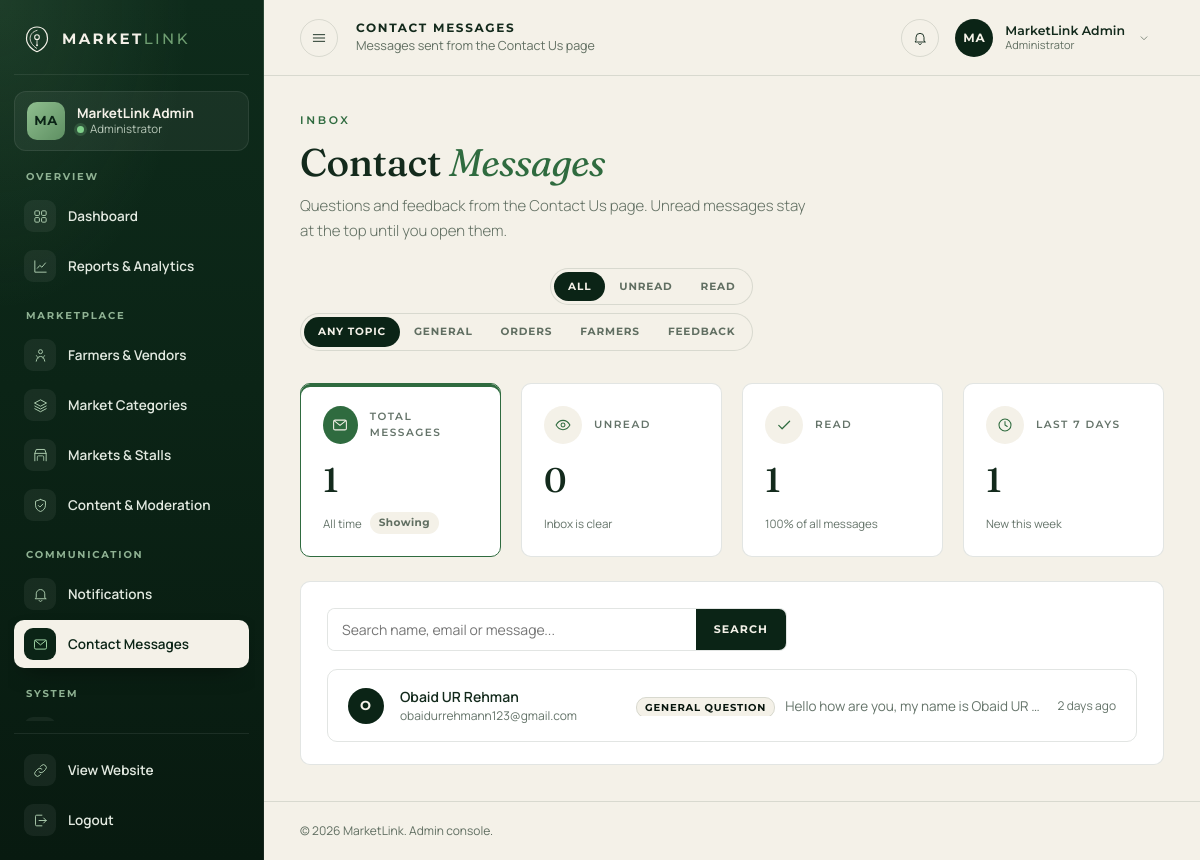
Page /admin/messages.php (signed in) on the committed database.
### tables this page shows
CREATE TABLE `users` (
  `id` int(10) UNSIGNED NOT NULL,
  `name` varchar(120) NOT NULL,
  `email` varchar(190) NOT NULL,
  `password_hash` varchar(255) NOT NULL,
  `google_id` varchar(64) DEFAULT NULL,
  `role` enum('customer','vendor','admin') NOT NULL DEFAULT 'customer',
  `phone` varchar(30) DEFAULT NULL,
  `last_latitude` decimal(10,7) DEFAULT NULL,
  `last_longitude` decimal(10,7) DEFAULT NULL,
  `is_active` tinyint(1) NOT NULL DEFAULT 1,
  `approval_status` enum('pending','approved','suspended','rejected') NOT NULL DEFAULT 'pending',
  `last_login_at` datetime DEFAULT NULL,
  `created_at` datetime NOT NULL DEFAULT current_timestamp(),
  `updated_at` datetime NOT NULL DEFAULT current_timestamp() ON UPDATE current_timestamp()
);

CREATE TABLE `contact_messages` (
  `id` int(10) UNSIGNED NOT NULL,
  `user_id` int(10) UNSIGNED DEFAULT NULL,
  `name` varchar(120) NOT NULL,
  `email` varchar(190) NOT NULL,
  `topic` varchar(20) NOT NULL,
  `message` text NOT NULL,
  `is_read` tinyint(1) NOT NULL DEFAULT 0,
  `created_at` datetime NOT NULL DEFAULT current_timestamp()
);

### includes/helpers.php (called while the page is built, shortened)
<?php
function e($value): string
{
    return htmlspecialchars((string) ($value ?? ''), ENT_QUOTES | ENT_SUBSTITUTE, 'UTF-8');
}
function base_url(): string
{
    static $base = null;
    if ($base !== null) {
        return $base;
    }
    $docRoot = str_replace('\\', '/', (string) realpath($_SERVER['DOCUMENT_ROOT'] ?? ''));
    $root    = str_replace('\\', '/', (string) realpath(APP_ROOT));
    if ($docRoot !== '' && stripos($root, $docRoot) === 0) {
        $base = substr($root, strlen($docRoot));
    } else {
        $base = '';
    }
    $base = trim($base, '/');
    return $base = ($base === '' ? '' : '/' . $base);
}
function url(string $path = ''): string
{
    return base_url() . '/' . ltrim($path, '/');
}
function asset(string $path): string
{
    $file = APP_ROOT . '/' . ltrim($path, '/');
    $v = is_file($file) ? filemtime($file) : 0;
    return url($path) . ($v ? '?v=' . $v : '');
}
function time_ago(?string $datetime): string
{
    $diff = time() - strtotime($datetime);
    if ($diff < 2592000) return floor($diff / 86400) . ' days ago';
    return fmt_date($datetime);
}

### includes/auth.php (called while the page is built, shortened)
<?php
function current_user(): ?array
{
    $id = $_SESSION['user_id'] ?? null;
    $user = db_one('SELECT id, name, email, role, phone, is_active, approval_status FROM users WHERE id = ?', [$id]);
    return $cache = $user;
}

### includes/db.php (called while the page is built, shortened)
<?php
function db(): PDO
{
    static $pdo = null;
    if ($pdo instanceof PDO) {
        return $pdo;
    }
    $c = config('db');
    $dsn = sprintf('mysql:host=%s;port=%d;dbname=%s;charset=%s', $c['host'], $c['port'], $c['name'], $c['charset']);
    $pdo = new PDO($dsn, $c['user'], $c['pass'], [
        PDO::ATTR_ERRMODE            => PDO::ERRMODE_EXCEPTION,
        PDO::ATTR_DEFAULT_FETCH_MODE => PDO::FETCH_ASSOC,
        PDO::ATTR_EMULATE_PREPARES   => false,
        PDO::ATTR_STRINGIFY_FETCHES  => false,
    ]);
    $offset = (new DateTime())->format('P');
    $pdo->exec("SET time_zone = " . $pdo->quote($offset));
    return $pdo;
}
function db_query(string $sql, array $params = []): PDOStatement
{
    $stmt = db()->prepare($sql);
    $stmt->execute($params);
    return $stmt;
}
function db_one(string $sql, array $params = []): ?array
{
    $row = db_query($sql, $params)->fetch();
    return $row === false ? null : $row;
}
function db_all(string $sql, array $params = []): array
{
    return db_query($sql, $params)->fetchAll();
}
function db_value(string $sql, array $params = [])
{
    $v = db_query($sql, $params)->fetchColumn();
    return $v === false ? null : $v;
}

### includes/admin.php (called while the page is built, shortened)
<?php
function require_admin_page(): array
{
    $user = current_user();
    return $user;
}

### includes/services/contact.php (called while the page is built, shortened)
<?php
function contact_unread_count(): int
{
    return (int) db_value('SELECT COUNT(*) FROM contact_messages WHERE is_read = 0');
}

### admin/messages.php (the view, shortened to what this page needs)
<?php
require_once APP_ROOT . '/includes/services/contact.php';
$user = require_admin_page();
$activeNav    = 'messages';
$pageTitle    = 'Contact Messages';
$pageSubtitle = 'Messages sent from the Contact Us page';
$FILTERS = ['unread', 'read'];
$filter = in_array($_GET['filter'] ?? '', $FILTERS, true) ? $_GET['filter'] : '';
$topic = array_key_exists($_GET['topic'] ?? '', CONTACT_TOPICS) ? $_GET['topic'] : '';
$search = trim((string) ($_GET['q'] ?? ''));
$sql = 'SELECT m.*, u.role AS user_role FROM contact_messages m LEFT JOIN users u ON u.id = m.user_id WHERE 1=1';
$params = [];
$sql .= ' ORDER BY m.is_read ASC, m.created_at DESC LIMIT 200';
$rows = db_all($sql, $params);
$counts = db_one('SELECT COUNT(*) AS total, COALESCE(SUM(is_read = 0), 0) AS unread,
                         COALESCE(SUM(created_at >= DATE_SUB(NOW(), INTERVAL 7 DAY)), 0) AS week
                  FROM contact_messages');
$link = function (array $change) use ($filter, $topic, $search): string {
    $q = array_filter(array_merge(['filter' => $filter, 'topic' => $topic, 'q' => $search], $change), fn($v) => $v !== '');
    return 'messages.php' . ($q ? '?' . http_build_query($q) : '');
};
include __DIR__ . '/includes/header.php';
?>
<section class="adm-page-head">
  <div>
    <p class="kicker">INBOX</p>
    <h1 class="adm-h1">Contact <em>Messages</em></h1>
    <p class="adm-lede">Questions and feedback from the Contact Us page. Unread messages stay at the top until you open them.</p>
  </div>
  <div style="display:flex;flex-direction:column;gap:8px;align-items:flex-end">
    <div class="adm-seg" role="group" aria-label="Filter by status">
      <a href="<?= e($link(['filter' => ''])) ?>" class="<?= $filter === '' ? 'active' : '' ?>">All</a>
      <a href="<?= e($link(['filter' => 'unread'])) ?>" class="<?= $filter === 'unread' ? 'active' : '' ?>">Unread<?= $counts['unread'] ? ' (' . (int) $counts['unread'] . ')' : '' ?></a>
      <a href="<?= e($link(['filter' => 'read'])) ?>" class="<?= $filter === 'read' ? 'active' : '' ?>">Read</a>
    </div>
    <div class="adm-seg" role="group" aria-label="Filter by topic">
      <a href="<?= e($link(['topic' => ''])) ?>" class="<?= $topic === '' ? 'active' : '' ?>">Any topic</a>
      <?php foreach (array_keys(CONTACT_TOPICS) as $k): ?>
        <a href="<?= e($link(['topic' => $k])) ?>" class="<?= $topic === $k ? 'active' : '' ?>"><?= e(['general' => 'General', 'order' => 'Orders', 'farmer' => 'Farmers', 'feedback' => 'Feedback'][$k]) ?></a>
      <?php endforeach; ?>
    </div>
  </div>
</section>
<?php
$read = (int) $counts['total'] - (int) $counts['unread'];
$kpis = [
    ['Total messages', (int) $counts['total'], 'icon-mail', 'All time', $link(['filter' => '']), $filter === '', ''],
    ['Unread', (int) $counts['unread'], 'icon-eye', (int) $counts['unread'] ? 'Waiting for a reply' : 'Inbox is clear', $link(['filter' => 'unread']), $filter === 'unread', (int) $counts['unread'] ? 'is-alert' : ''],
    ['Read', $read, 'icon-check', (int) $counts['total'] ? round($read / (int) $counts['total'] * 100) . '% of all messages' : 'Nothing yet', $link(['filter' => 'read']), $filter === 'read', ''],
    ['Last 7 days', (int) $counts['week'], 'icon-clock', 'New this week', '', false, 'is-static'],
];
?>
<section class="adm-kpi-grid kpi-8 msg-kpis" aria-label="Message counts">
  <?php foreach ($kpis as [$label, $value, $icon, $note, $href, $on, $mod]): $tag = $href ? 'a' : 'article'; ?>
    <<?= $tag ?><?= $href ? ' href="' . e($href) . '"' : '' ?> class="adm-card adm-kpi <?= $mod ?><?= $on ? ' is-active' : '' ?>"<?= $on ? ' aria-current="true"' : '' ?>>
      <div class="adm-kpi-top">
        <span class="adm-kpi-icon"><svg viewBox="0 0 24 24"><use href="#<?= $icon ?>"/></svg></span>
        <span class="adm-kpi-label"><?= e($label) ?></span>
      </div>
      <div class="adm-kpi-value"><?= number_format($value) ?></div>
      <div class="adm-kpi-foot"><span class="adm-kpi-note"><?= e($note) ?></span><?php if ($on): ?><span class="adm-change flat">Showing</span><?php endif; ?></div>
    </<?= $tag ?>>
  <?php endforeach; ?>
</section>
<section class="adm-card adm-panel">
  <div class="msg-toolbar">
    <form method="get" class="msg-search" role="search">
      <input type="search" name="q" value="<?= e($search) ?>" placeholder="Search name, email or message..." aria-label="Search messages">
      <button type="submit">Search</button>
    </form>
  </div>
  <?php if (!$rows): ?>
    <div class="adm-empty-inline"><strong><?= $search || $filter || $topic ? 'No matching messages' : 'No messages yet' ?></strong>Messages sent from the Contact Us page will appear here.</div>
  <?php else: ?>
  <div class="msg-list">
    <?php foreach ($rows as $m): $unread = !$m['is_read']; ?>
      <details class="msg<?= $unread ? ' is-unread' : '' ?>" id="msg-<?= (int) $m['id'] ?>">
        <summary>
          <span class="adm-avatar"><?= e(mb_strtoupper(mb_substr($m['name'], 0, 1))) ?></span>
          <span class="msg-who">
            <strong><?= e($m['name']) ?><?php if ($m['user_role']): ?> <span class="msg-role"><?= e(ucfirst($m['user_role'])) ?></span><?php endif; ?></strong>
            <small><?= e($m['email']) ?></small>
          </span>
          <span class="msg-preview"><span class="msg-topic"><?= e(CONTACT_TOPICS[$m['topic']] ?? ucfirst($m['topic'])) ?></span><?= e(mb_strimwidth($m['message'], 0, 110, '...')) ?></span>
          <time datetime="<?= e($m['created_at']) ?>"><?= e(time_ago($m['created_at'])) ?></time>
        </summary>
      </details>
    <?php endforeach; ?>
  </div>
  <?php endif; ?>
</section>
<?php include __DIR__ . '/includes/footer.php'; ?>

### admin/includes/header.php (shortened to what this page needs)
<?php
$initials = strtoupper(implode('', array_map(
    fn($p) => mb_substr($p, 0, 1),
    array_slice(preg_split('/\s+/', trim($user['name'])), 0, 2)
)));
?>
<!DOCTYPE html>
<html lang="en">
<head>
<link href="https://cdn.jsdelivr.net/npm/bootstrap@5.3.3/dist/css/bootstrap.min.css" rel="stylesheet">
<?php foreach ($pageStyles ?? [] as $href): ?>
<link rel="stylesheet" href="<?= e($href) ?>">
<?php endforeach; ?>
<link rel="stylesheet" href="<?= e(asset('assets/css/marketplace.css')) ?>">
<link rel="stylesheet" href="../assets/css/admin.css">
</head>
<body class="adm-body">
<?php include __DIR__ . '/sidebar.php'; ?>
<div class="adm-main">
  <header class="adm-topbar">
    <div class="adm-topbar-left">
      <button class="adm-icon-btn" id="admSidebarToggle" aria-label="Toggle menu" aria-controls="admSidebar" aria-expanded="false">
        <svg viewBox="0 0 24 24"><use href="#icon-menu"/></svg>
      </button>
      <div>
        <p class="adm-topbar-title"><?= e($pageTitle) ?></p>
        <p class="adm-topbar-sub"><?= e($pageSubtitle) ?></p>
      </div>
    </div>
    <div class="adm-topbar-right">
    <div class="nf" data-notif data-notif-standalone>
      <button type="button" class="adm-icon-btn adm-bell" data-notif-toggle aria-label="Notifications" aria-expanded="false">
        <svg viewBox="0 0 24 24"><use href="#icon-bell"/></svg><em class="count-badge" data-badge="notifications" hidden></em>
      </button>
    </div>
    <div class="dropdown">
      <button class="adm-profile" data-bs-toggle="dropdown" aria-expanded="false">
        <span class="adm-avatar"><?= e($initials) ?></span>
        <span class="adm-profile-text">
          <strong><?= e($user['name']) ?></strong>
          <small>Administrator</small>
        </span>
        <svg viewBox="0 0 24 24" class="adm-chev"><use href="#icon-chevron"/></svg>
      </button>
    </div>
    </div>
  </header>
  <main class="adm-content">

### admin/includes/sidebar.php (shortened to what this page needs)
<?php
require_once APP_ROOT . '/includes/services/contact.php';
$navGroups = [
    'Overview' => [
        'dashboard'  => ['Dashboard',             'dashboard.php',     'icon-grid'],
        'reports'    => ['Reports & Analytics',   'reports.php',       'icon-chart'],
    ],
    'Marketplace' => [
        'farmers'    => ['Farmers & Vendors',     'farmers.php',       'icon-farmer'],
        'types'      => ['Market Categories',     'market-types.php',  'icon-layers'],
        'markets'    => ['Markets & Stalls',      'markets.php',       'icon-stall'],
        'moderation' => ['Content & Moderation',  'moderation.php',    'icon-shield'],
    ],
    'Communication' => [
        'notifications' => ['Notifications',      'notifications.php', 'icon-bell'],
        'messages'   => ['Contact Messages',      'messages.php',      'icon-mail'],
    ],
    'System' => [
        'settings'   => ['Settings',              'settings.php',      'icon-settings'],
    ],
];
$openReports = (int) db_value("SELECT COUNT(*) FROM reports WHERE status = 'open'");
$pendingVendors = (int) db_value("SELECT COUNT(*) FROM users WHERE role = 'vendor' AND approval_status = 'pending'");
$unreadMsgs = contact_unread_count();
$navCounts = ['messages' => $unreadMsgs, 'moderation' => $openReports, 'farmers' => $pendingVendors];
$sbInitials = strtoupper(implode('', array_map(fn($p) => mb_substr($p, 0, 1), array_slice(preg_split('/\s+/', trim($user['name'])), 0, 2))));
?>
<aside class="adm-sidebar" id="admSidebar" aria-label="Admin navigation">
  <div class="adm-sidebar-head">
    <a href="dashboard.php" class="brand" aria-label="MarketLink admin home">
      <svg class="brand-mark" viewBox="0 0 40 40" aria-hidden="true"><use href="#icon-leafpin"/></svg>
      <span class="brand-word">MARKET<span class="brand-word-accent">LINK</span></span>
    </a>
  </div>
  <a href="settings.php#profile" class="adm-sb-user" title="<?= e($user['name']) ?>">
    <span class="adm-sb-avatar"><?= e($sbInitials) ?></span>
    <span class="adm-sb-user-text"><strong><?= e($user['name']) ?></strong><small><i aria-hidden="true"></i>Administrator</small></span>
  </a>
  <nav class="adm-nav" aria-label="Admin sections">
    <?php foreach ($navGroups as $group => $items): ?>
      <p class="adm-nav-label"><?= e($group) ?></p>
      <?php foreach ($items as $key => [$label, $href, $icon]): $n = $navCounts[$key] ?? 0; ?>
        <a href="<?= e($href) ?>" class="adm-nav-link<?= $activeNav === $key ? ' active' : '' ?>"<?= $activeNav === $key ? ' aria-current="page"' : '' ?> title="<?= e($label) ?>">
          <span class="adm-nav-icon"><svg viewBox="0 0 24 24"><use href="#<?= e($icon) ?>"/></svg></span>
          <span class="adm-nav-text"><?= e($label) ?></span>
        </a>
      <?php endforeach; ?>
    <?php endforeach; ?>
  </nav>
  <div class="adm-sidebar-foot">
    <a href="<?= e(url('index.php')) ?>" class="adm-nav-link" target="_blank" rel="noopener" title="View website">
      <span class="adm-nav-icon"><svg viewBox="0 0 24 24"><use href="#icon-link"/></svg></span>
      <span class="adm-nav-text">View Website</span>
    </a>
    <form method="post" action="<?= e(url('auth/logout.php')) ?>">
      <button type="submit" class="adm-nav-link adm-nav-logout" title="Logout">
        <span class="adm-nav-icon"><svg viewBox="0 0 24 24"><use href="#icon-logout"/></svg></span>
        <span class="adm-nav-text">Logout</span>
      </button>
    </form>
  </div>
</aside>

### rows in the picture
users: name "MA", name "MarketLink Admin"
contact_messages: name "O", name "Obaid UR Rehman", email "obaidurrehmann123@gmail.com", topic "GENERAL QUESTION", message "Hello how are you, my name is Obaid UR…", created_at "2 days ago"

### other values in the picture
$group "OVERVIEW"
$label "Dashboard"
$label "Reports & Analytics"
$group "MARKETPLACE"
$label "Farmers & Vendors"
$label "Market Categories"
$label "Markets & Stalls"
$label "Content & Moderation"
$group "COMMUNICATION"
$label "Notifications"
$label "Contact Messages"
$group "SYSTEM"
$pageTitle "CONTACT MESSAGES"
$pageSubtitle "Messages sent from the Contact Us page"
$label "TOTAL MESSAGES"
